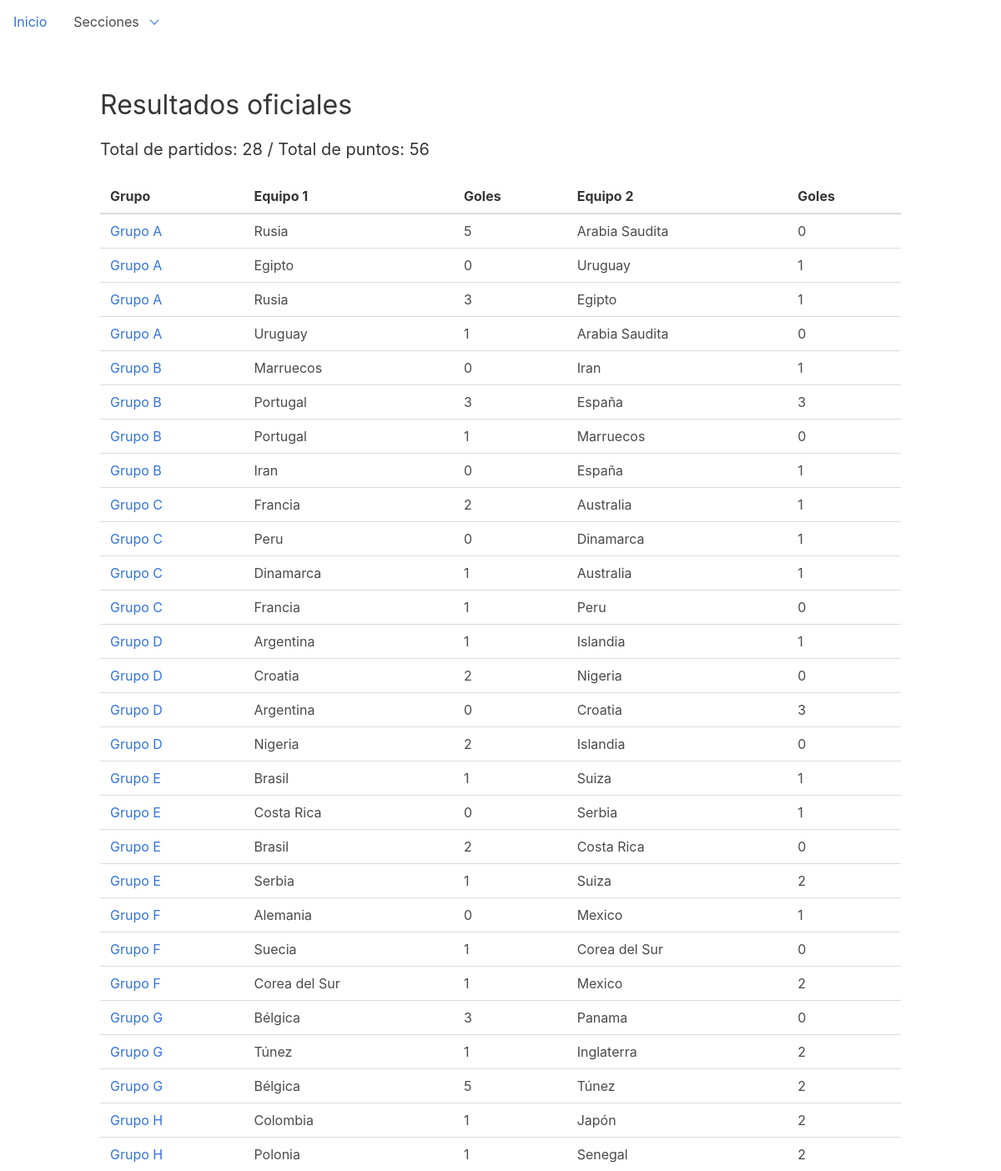
/dashboard/bets, run on an earlier commit of the app's database.
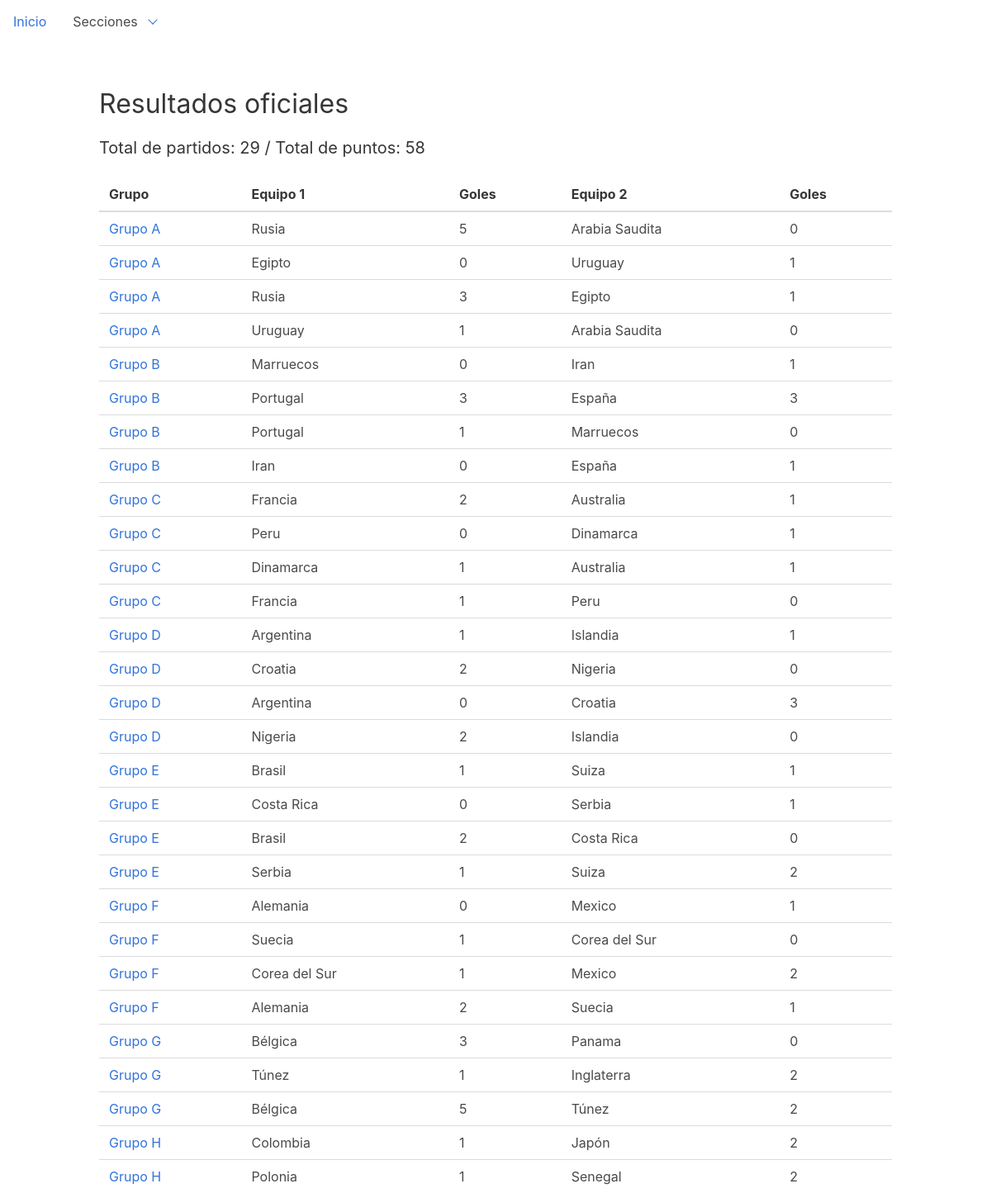
And on a later commit of the database.
### dashboard/models.py (models this page shows, shortened)
class Round(models.Model):
    ROUND_CHOICES = (
        ('1', 'Primera fase'),
        ('2', 'Octavos'),
        ('3', 'Cuarto'),
        ('4', 'Semifinales'),
        ('5', 'Tercer lugar'),
        ('6', 'Finales'),
    )
    stage = models.CharField(choices=ROUND_CHOICES, max_length=1, default='1')
    played_matches = models.IntegerField(default=0)
    won = models.IntegerField(default=0)
    draw = models.IntegerField(default=0)
    lose = models.IntegerField(default=0)
    points = models.IntegerField(default=0)
    goals_for = models.IntegerField(default=0)
    goals_against = models.IntegerField(default=0)
    goals_difference = models.IntegerField(default=0)
    position = models.CharField(default="", max_length=24)
    done = models.BooleanField(default=False)
    team = models.ForeignKey('Team', on_delete=models.DO_NOTHING)
    class Meta:
        ordering = ["stage", "team__group"]

class Team(models.Model):
    GROUP_CHOICES = (
        ('A', 'Grupo A'),
        ('B', 'Grupo B'),
        ('C', 'Grupo C'),
        ('D', 'Grupo D'),
        ('E', 'Grupo E'),
        ('F', 'Grupo F'),
        ('G', 'Grupo G'),
        ('H', 'Grupo H'),
    )
    group = models.CharField(choices=GROUP_CHOICES, max_length=1, null=True, default='A')
    name = models.CharField(max_length=32)
    code = models.CharField(max_length=32)
    cups = models.IntegerField(default=0)
    finals = models.IntegerField(default=0)
    semifinals = models.IntegerField(default=0)
    class Meta:
        ordering = ["name"]
    def __str__(self):
        return self.name

class Bet(models.Model):
    source = models.ForeignKey('Gambler', on_delete=models.DO_NOTHING, verbose_name='Fuente')
    match = models.ForeignKey('Match', on_delete=models.DO_NOTHING, verbose_name='Partido de referencia')
    team1 = models.ForeignKey('Team', on_delete=models.DO_NOTHING, related_name='bteam1', default="2",
                              verbose_name='Equipo 1')
    team2 = models.ForeignKey('Team', on_delete=models.DO_NOTHING, related_name='bteam2', default="2",
                              verbose_name='Equipo 2')
    goals_team1 = models.IntegerField(default=0, verbose_name='Goles equipo 1')
    goals_team2 = models.IntegerField(default=0, verbose_name='Goles equipo 2')
    checked = models.BooleanField(default=False)
    class Meta:
        ordering = ["source"]
        unique_together = (("source", "match"),)

### dashboard/views.py (the view)
class BetListView(ListView):
    model = Bet
    def get_queryset(self):
        queryset = super(BetListView, self).get_queryset()
        return queryset.filter(source__name="Oficial").order_by("team1__group")

### dashboard/templatetags/custom_tags.py (called while the page is built)
@register.filter()
def played_points(value, arg):
    matches = len(Bet.objects.filter(source__name='Oficial'))
    return matches * 2

### templates/dashboard/bet_list.html (shortened to what this page needs)
{% extends 'base.html' %}
{% load custom_tags %}
{% block content %}
    <h1 class="title">Resultados oficiales</h1>
    {% if bet_list %}
        <h4 class="title">Total de partidos: {{ bet_list|length }} / Total de puntos: {{ value|played_points:bet_list }} </h4>
    {% endif %}
    <table class="sortable">
        <thead>
        <tr>
            <th>Grupo</th>
            <th>Equipo 1</th>
            <th>Goles</th>
            <th>Equipo 2</th>
            <th>Goles</th>
        </tr>
        </thead>
        <tbody>
        {% for bet in bet_list %}
            <tr>
                {% for round in bet.team1.round_set.all %}
                    <td><a href="{% url 'bet-detail' bet.pk %}">{{ round.team.get_group_display }}</a></td>
                    {% endfor %}
                <td>{{ bet.team1 }}</td>
                <td>{{ bet.goals_team1 }}</td>
                <td>{{ bet.team2 }}</td>
                <td>{{ bet.goals_team2 }}</td>
            </tr>
        {% endfor %}
        </tbody>
    </table>
{% endblock %}

What changed in the data, as far as the page shows it:
added Bet: team1 "Alemania", goals_team1 "2", team2 "Suecia", goals_team2 "1", Round (team.group "Grupo F")
Also different on the page:
{{ bet_list|length }}: "28" → "29"
{{ value|played_points:bet_list }}: "56" → "58"
